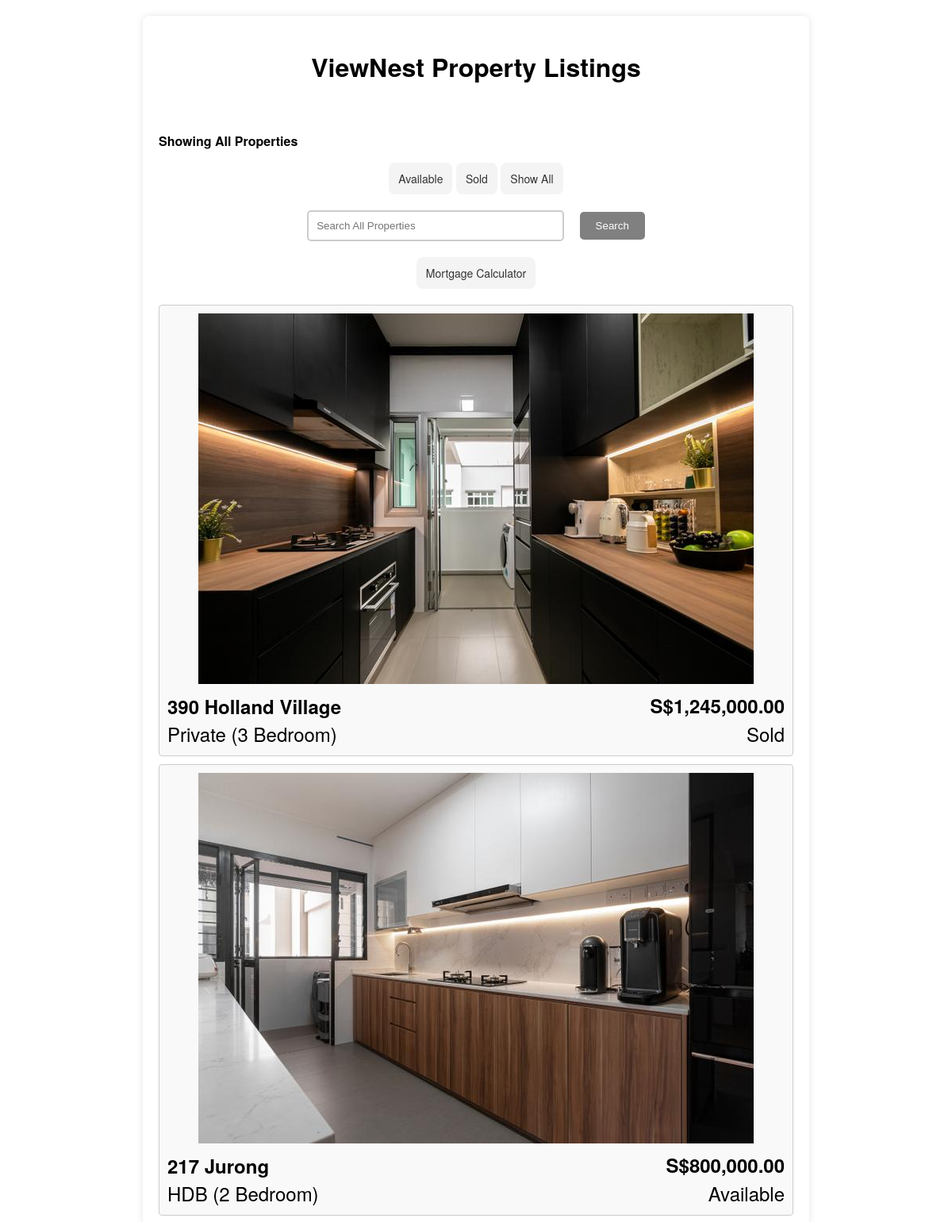
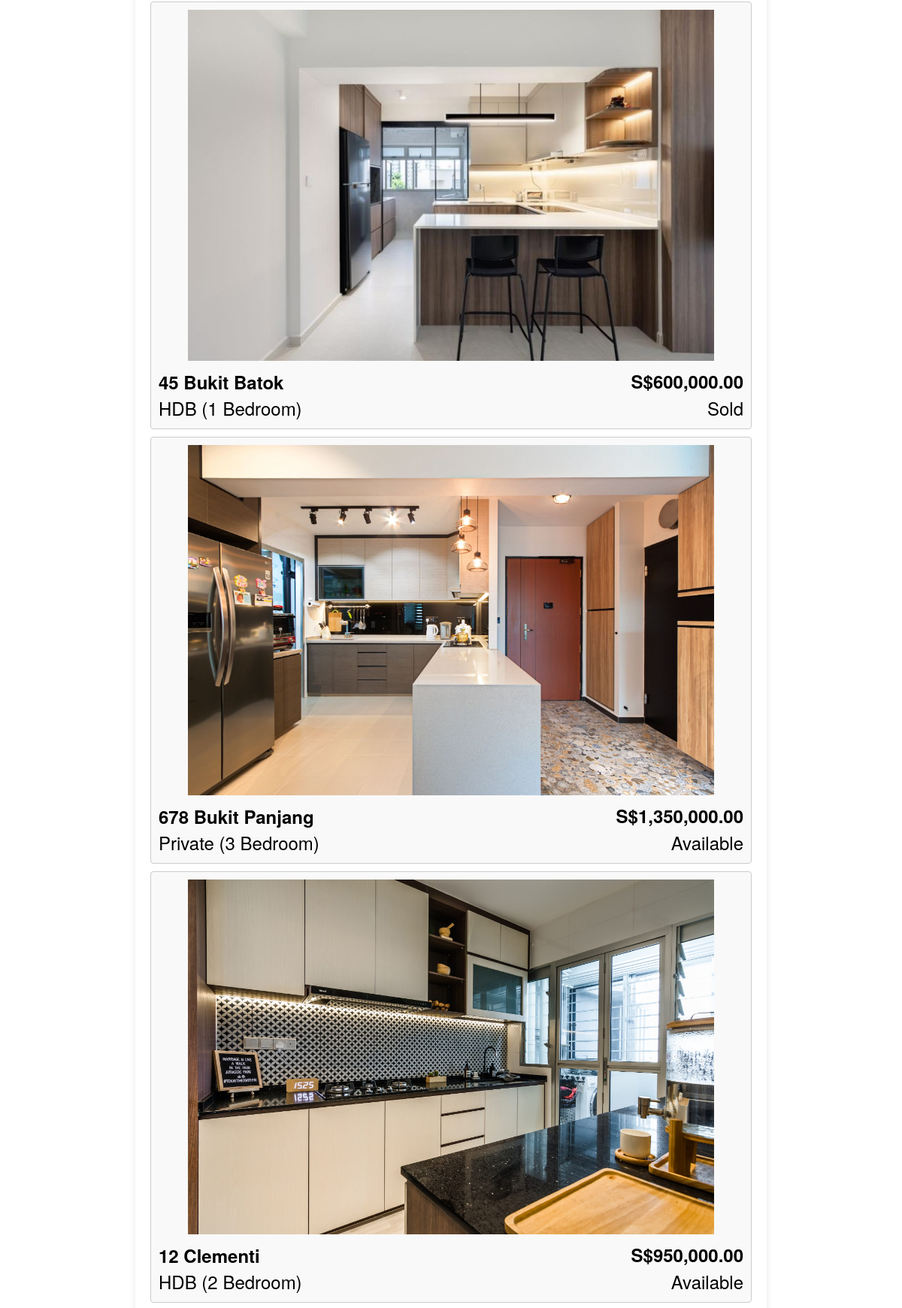
The app's page /view_properties (signed in, upper part) with its own data (2 pictures, top to bottom).
### app/entity/models.py (models this page shows, shortened)
class Property(Base):
    __tablename__ = "Property"
    ID = Column(Integer, primary_key=True)
    user_id = Column(Integer)
    propertyname = Column(String)
    propertytype = Column(String)
    district = Column(String)
    bedroom_no = Column(Integer)
    price = Column(Float)
    psf = Column(Integer)
    selleremail = Column(String)
    listing_date = Column(Date)
    date_sold = Column(Date)
    image_url = Column(String)
    sold = Column(Boolean)
    view_count = Column(Integer, default=0)
    saves = Column(Integer, default=0)
    def view_properties(offset, limit, filter_type):
        query = session.query(Property)
        if filter_type == 'available':
            query = query.filter_by(sold=False)
        elif filter_type == 'sold':
            query = query.filter_by(sold=True)
        properties = query.offset(offset).limit(limit).all()
        serialized_properties = []
        for prop in properties:
            serialized_properties.append({
                'id': prop.ID,
                'propertyname': prop.propertyname,
                'propertytype': prop.propertytype,
                'district': prop.district,
                'bedroom_no': prop.bedroom_no,
                'price': prop.price,
                'psf': prop.psf,
                'selleremail': prop.selleremail,
                'listing_date': prop.listing_date.isoformat() if prop.listing_date else None,
                'date_sold': prop.date_sold.isoformat() if prop.date_sold else None,
                'image_url': prop.image_url,
                'sold': prop.sold,
                'view_count': prop.view_count,
                'saves': prop.saves
            })
        return serialized_properties

### app/boundary/propertyBoundary.py (the view)
    def view_properties(self):
        offset = 0
        limit = 10
        filter_type = 'all'
        properties = viewPropertyController.view_properties(offset, limit, filter_type)
        return render_template('property/view_properties.html', properties=properties)

### app/boundary/propertyBoundary.py (called while the page is built)
@propBP.route('/view_properties')
@loginController.login_required
def view_properties():
    return property_boundary.view_properties()

### app/control/loginController.py (called while the page is built)
    def login_required(func):
        @wraps(func)
        def decorated_function(*args, **kwargs):
            if 'user_id' not in session:
                return redirect('/login')
            return func(*args, **kwargs)
        return decorated_function

### app/control/propertyController.py (called while the page is built)
    def view_properties(offset, limit, filter_type):
        properties = Property.view_properties(offset, limit, filter_type)
        return properties

### app/templates/property/view_properties.html (shortened to what this page needs)
<!DOCTYPE html>
<html lang="en">
<head>
</head>
<body>
    <div class="container">
        <h1>ViewNest Property Listings</h1>
        <br>
        <p id="filter-status"><strong>Showing All Properties</strong></p>
        <div class="button-container">
            <button onclick="showAvailable()">Available</button>
            <button onclick="showSold()">Sold</button>
            <button onclick="showAll()">Show All</button>
        </div>
        <div class="search-bar">
            <form id="searchForm" action="/search" method="POST">
                <input type="text" name="query" id="searchPlaceholder" placeholder="Search All Properties">
                <button type="submit">Search</button>
            </form>
        </div>
        <div class="button-container">
            <button onclick="viewCalculateProperty()">Mortgage Calculator</button>
        </div>
        <ul id="propertyList" class="property-list">
            {% for property in properties %}
                <li onclick="viewPropertyDetail('{{ property.id }}')" style="cursor: pointer;" class="property-item {% if property.sold %}sold{% endif %}">
                    <img src="{{ property.image_url }}" alt="{{ property.propertyname }} image" class="property-image">
                    <div>
                        <strong>{{ property.propertyname }}</strong>
                        <strong style="float: right;">S${{ "{:,.2f}".format(property.price) }}</strong><br>
                        <span>{{ property.propertytype }} ({{ property.bedroom_no }} Bedroom)</span>
                        {% if property.sold %}
                        <span style="float: right;">Sold</span>
                    {% else %}
                        <span style="float: right;">Available</span>
                    {% endif %}
                    </div>
                </li>
            {% endfor %}
        </ul>
    </div>
</body>
</html>

### app/templates/property/view_properties.html (style rules this page uses)
body { font-family: "Helvetica Neue", Helvetica, Arial, sans-serif; }
.container { max-width: 800px; margin: 20px auto; padding: 20px; background-color: #fff; border-radius: 8px; box-shadow: 0 0 10px rgba(0, 0, 0, 0.1); }
h1 { text-align: center; margin-bottom: 20px; }
.button-container { text-align: center; margin-bottom: 20px; }
.button-container button, .button-container .load-more-btn { background-color: rgba(51, 51, 51, 0.05); border-radius: 8px; border-width: 0; color: #333333; cursor: pointer; display: inline-block; font-family: "Haas Grot Text R Web", "Helvetica Neue", Helvetica, Arial, sans-serif; font-size: 14px; font-weight: 500; line-height: 20px; list-style: none; margin: 0; padding: 10px 12px; text-align: center; transition: all 200ms; vertical-align: baseline; white-space: nowrap; user-select: none; -webkit-user-select: none; touch-action: manipulation; }
.search-bar { text-align: center; }
.search-bar input { margin-right: 5px; }
.property-list { list-style-type: none; padding: 0; }
.property-item { border: 1px solid #ccc; border-radius: 4px; padding: 10px; margin-bottom: 10px; background-color: #f9f9f9; font-size: x-large }
.property-image { max-width: 90%; max-height: 90%; width: auto; height: auto; display: block; margin: 0 auto; margin-bottom: 10px; }
.search-bar { display: flex; align-items: center; justify-content: center; margin-bottom: 20px; }
.search-bar input[type="text"] { padding: 10px; border: 2px solid #ccc; border-radius: 5px; outline: none; width: 300px; }
.search-bar button { background-color: #808080; color: #fff; border: none; border-radius: 5px; padding: 10px 20px; margin-left: 10px; cursor: pointer; }

### records on screen
Property: image_url (picture), propertyname "390 Holland Village", price "1,245,000.00", propertytype "Private", bedroom_no "3", shows "Sold"
Property: image_url (picture), propertyname "217 Jurong", price "800,000.00", propertytype "HDB", bedroom_no "2", shows "Available"
Property: image_url (picture), propertyname "45 Bukit Batok", price "600,000.00", propertytype "HDB", bedroom_no "1", shows "Sold"
Property: image_url (picture), propertyname "678 Bukit Panjang", price "1,350,000.00", propertytype "Private", bedroom_no "3", shows "Available"
Property: image_url (picture), propertyname "12 Clementi", price "950,000.00", propertytype "HDB", bedroom_no "2", shows "Available"
